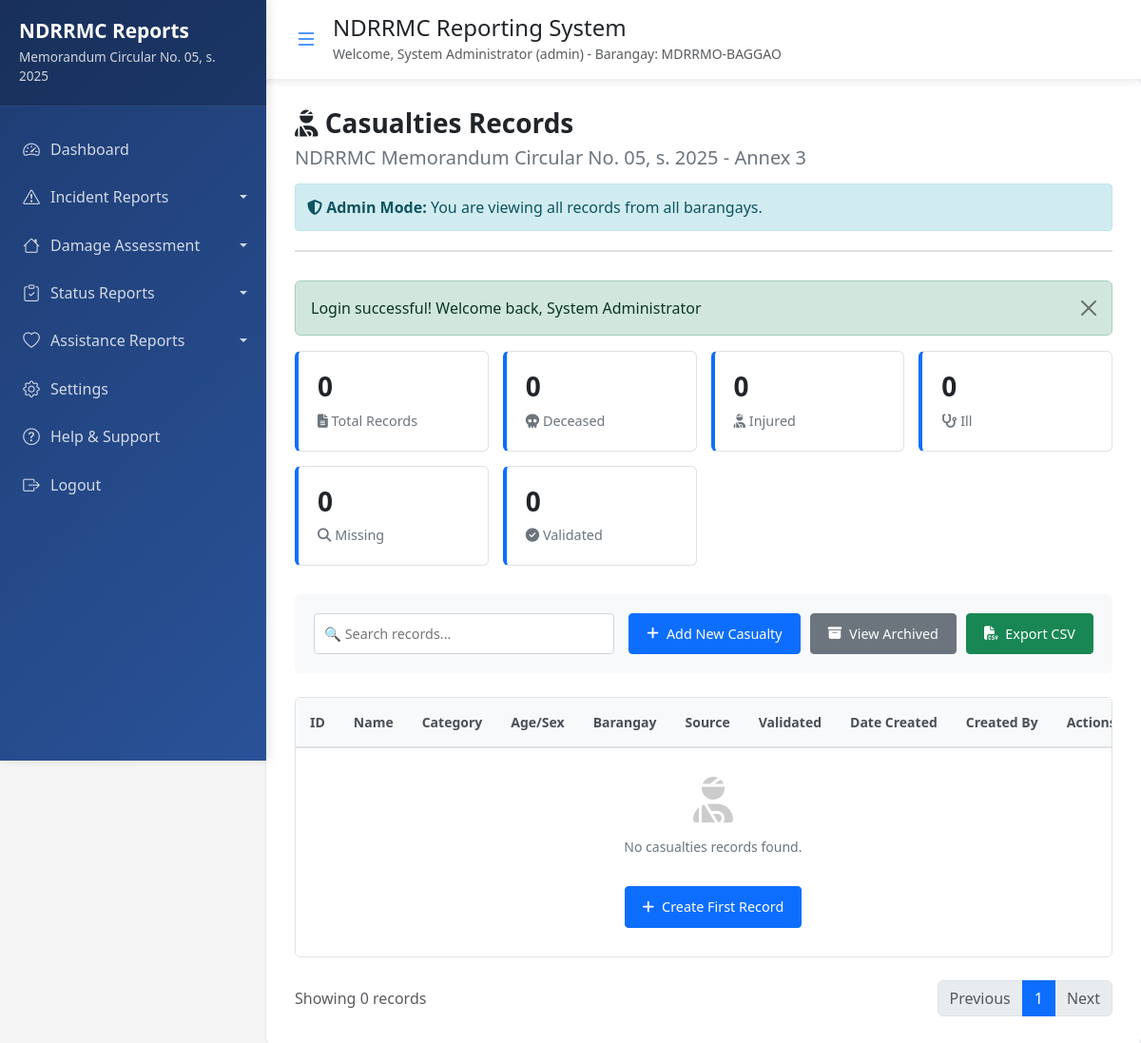
The app's page /public/annex3_records.php (signed in), older data.
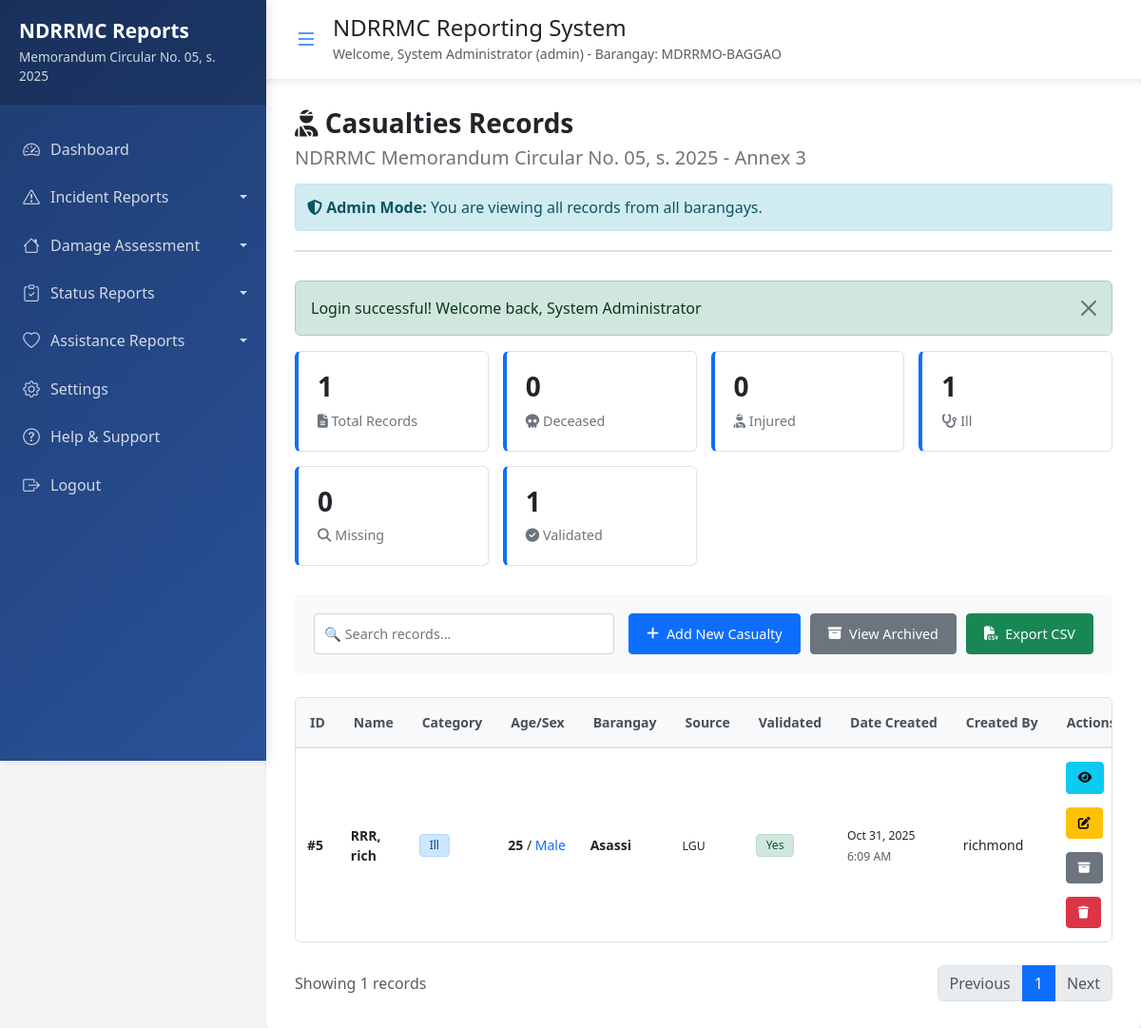
The same page, newer data.
### tables this page shows
CREATE TABLE `annex3_casualties` (
  `id` int(11) NOT NULL,
  `region` varchar(100) NOT NULL DEFAULT 'REGION II',
  `province` varchar(100) NOT NULL DEFAULT 'CAGAYAN',
  `city` varchar(100) NOT NULL DEFAULT 'BAGGAO',
  `barangay` varchar(100) NOT NULL,
  `category` enum('Dead','Injured','Ill','Missing') NOT NULL,
  `surname` varchar(100) NOT NULL,
  `first_name` varchar(100) NOT NULL,
  `middle_name` varchar(100) DEFAULT NULL,
  `age` tinyint(3) UNSIGNED NOT NULL,
  `sex` enum('Male','Female') NOT NULL,
  `address` varchar(255) NOT NULL,
  `cause` text NOT NULL,
  `remarks` text DEFAULT NULL,
  `source` enum('MDM Cluster','LGU','DOH','PNP','BFAR','Other') NOT NULL,
  `validated` enum('Yes','No') NOT NULL,
  `is_archived` tinyint(1) DEFAULT 0,
  `created_by` int(11) NOT NULL,
  `created_at` timestamp NOT NULL DEFAULT current_timestamp(),
  `updated_at` timestamp NOT NULL DEFAULT current_timestamp() ON UPDATE current_timestamp(),
  `updated_by` int(11) DEFAULT NULL
);

CREATE TABLE `users` (
  `id` int(11) NOT NULL,
  `full_name` varchar(100) NOT NULL,
  `barangay` varchar(100) NOT NULL,
  `contact_number` varchar(15) NOT NULL,
  `username` varchar(50) NOT NULL,
  `password` varchar(255) NOT NULL,
  `user_role` enum('user','admin') DEFAULT 'user',
  `is_active` tinyint(1) DEFAULT 1,
  `created_by` int(11) DEFAULT NULL,
  `created_at` timestamp NOT NULL DEFAULT current_timestamp(),
  `updated_at` timestamp NOT NULL DEFAULT current_timestamp() ON UPDATE current_timestamp(),
  `region` varchar(100) DEFAULT NULL,
  `province` varchar(100) DEFAULT NULL,
  `city` varchar(100) DEFAULT NULL
);

### includes/functions.php (called while the page is built, shortened)
<?php
if (!function_exists('db_query')) {
    function db_query($sql, $params = []) {
        global $pdo;
        try {
            $stmt = $pdo->prepare($sql);
            $stmt->execute($params);
            return $stmt;
        } catch (PDOException $e) {
            error_log("Database error: " . $e->getMessage());
            return false;
        }
    }
}

### public/annex3_records.php (the view, shortened to what the rows shown need)
<?php
require_once '../includes/config.php';
require_once '../includes/functions.php';
require_once '../includes/auth.php';
$is_admin = ($_SESSION['user_role'] === 'admin');
if ($is_admin) {
    $stmt = db_query("
        SELECT a.*, u.full_name, u.barangay as user_barangay
        FROM annex3_casualties a
        LEFT JOIN users u ON a.created_by = u.id
        WHERE (a.is_archived = 0 OR a.is_archived IS NULL)
        ORDER BY a.created_at DESC
    ");
} else {
    $stmt = db_query("
        SELECT * FROM annex3_casualties
        WHERE created_by = ? AND (is_archived = 0 OR is_archived IS NULL)
        ORDER BY created_at DESC
    ", [$_SESSION['user_id']]);
}
$records = $stmt->fetchAll();
?>
<link rel="stylesheet" href="https://cdn.jsdelivr.net/npm/bootstrap-icons@1.10.0/font/bootstrap-icons.css">
<link href="https://cdnjs.cloudflare.com/ajax/libs/font-awesome/6.4.0/css/all.min.css" rel="stylesheet">
<div class="records-container">
    <div class="header-section">
        <h1><i class="fas fa-user-injured"></i> Casualties Records</h1>
        <h2>NDRRMC Memorandum Circular No. 05, s. 2025 - Annex 3</h2>
    </div>
    <div class="table-container" id="tableContainer">
        <table class="custom-table" id="recordsTable">
            <thead>
                <tr>
                    <th>ID</th>
                    <th>Name</th>
                    <th>Category</th>
                    <th>Age/Sex</th>
                    <th>Barangay</th>
                    <th>Source</th>
                    <th>Validated</th>
                    <th>Date Created</th>
                    <?php if ($is_admin): ?>
                    <th>Created By</th>
                    <?php endif; ?>
                    <th>Actions</th>
                </tr>
            </thead>
            <tbody class="table-content" id="tableContent">
                <?php if (empty($records)): ?>
                    <tr>
                        <td colspan="<?php echo $is_admin ? '10' : '9'; ?>" style="text-align: center; padding: 30px;">
                            <i class="fas fa-user-injured" style="font-size: 3rem; color: #ccc;"></i>
                            <p style="color: #6c757d; margin-top: 15px;">No casualties records found.</p>
                            <a href="annex3.php" class="btn-custom btn-primary-custom" style="margin-top: 15px;">
                                <i class="fas fa-plus"></i> Create First Record
                            </a>
                        </td>
                    </tr>
                <?php else: ?>
                    <?php foreach ($records as $record): ?>
                        <tr>
                            <td><strong>#<?php echo $record['id']; ?></strong></td>
                            <td>
                                <strong><?php echo htmlspecialchars($record['surname']) ?>, <?php echo htmlspecialchars($record['first_name']) ?></strong>
                            </td>
                            <td>
                                <?php
                                $badge_class = match($record['category']) {
                                    'Dead' => 'badge-dead',
                                    'Injured' => 'badge-injured',
                                    'Ill' => 'badge-ill',
                                    'Missing' => 'badge-missing',
                                    default => 'badge-secondary'
                                };
                                ?>
                                <span class="badge <?php echo $badge_class; ?>">
                                    <?php echo htmlspecialchars($record['category']); ?>
                                </span>
                            </td>
                            <td>
                                <strong><?php echo $record['age']; ?></strong> /
                                <span class="<?php echo $record['sex'] === 'Male' ? 'text-primary' : 'text-danger'; ?>">
                                    <?php echo $record['sex']; ?>
                                </span>
                            </td>
                            <td><strong><?php echo htmlspecialchars($record['barangay'] ?? $record['user_barangay'] ?? 'N/A'); ?></strong></td>
                            <td><small><?php echo htmlspecialchars($record['source']); ?></small></td>
                            <td>
                                <span class="badge <?php echo $record['validated'] === 'Yes' ? 'badge-validated' : 'badge-not-validated'; ?>">
                                    <?php echo $record['validated']; ?>
                                </span>
                            </td>
                            <td>
                                <small><?php echo date('M j, Y', strtotime($record['created_at'])); ?></small>
                                <br><small class="text-muted"><?php echo date('g:i A', strtotime($record['created_at'])); ?></small>
                            </td>
                            <?php if ($is_admin): ?>
                            <td><?php echo htmlspecialchars($record['full_name'] ?? 'Unknown'); ?></td>
                            <?php endif; ?>
                            <td>
                                <div class="action-buttons">
                                    <button class="btn btn-table btn-view" onclick="viewRecord(<?php echo $record['id']; ?>)" title="View Details">
                                        <i class="fas fa-eye"></i>
                                    </button>
                                    <button class="btn btn-table btn-edit" onclick="editRecord(<?php echo $record['id']; ?>)" title="Edit Record">
                                        <i class="fas fa-edit"></i>
                                    </button>
                                    <form method="POST" style="display: inline;" onsubmit="return confirmArchive(<?php echo $record['id']; ?>)">
                                        <button type="submit" class="btn btn-table btn-archive" title="Archive Record">
                                            <i class="fas fa-archive"></i>
                                        </button>
                                    </form>
                                    <form method="POST" style="display: inline;" onsubmit="return confirmDelete(<?php echo $record['id']; ?>)">
                                        <button type="submit" class="btn btn-table btn-delete" title="Delete Record">
                                            <i class="fas fa-trash"></i>
                                        </button>
                                    </form>
                                </div>
                            </td>
                        </tr>
                    <?php endforeach; ?>
                <?php endif; ?>
            </tbody>
        </table>
    </div>
</div>
<?php
require_once '../includes/sidenav.php';
?>

Row changes from the older to the newer data that the page shows:
added annex3_casualties: id "5", surname "RRR", first_name "rich", category "Ill", age "25", sex "Male", barangay "Asassi", source "LGU", validated "Yes", created_at "Oct 31, 2025", created_at "6:09 AM", created_by.full_name "richmond"
Text that changed along with them:
$total_records: "0" → "1"
$total_ill: "0" → "1"
$total_validated: "0" → "1"
count($records): "0" → "1"
text no longer shown: "No casualties records found. Create First Record"
